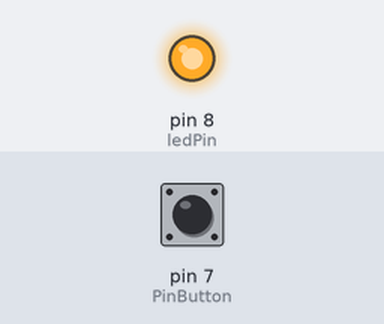
The sketch below on a simulated Arduino Uno, built with avr-gcc and run on an emulated ATmega328P. Parts: output pins drawn as LEDs (lit = HIGH). Dashed ring = blinking. Inputs (shaded band) come from the test bench; at power-on: pin 7 (PinButton) HIGH. What the sketch prints to the serial monitor is not drawn.

Above: at 1.3 s.
1.4 s: pin 7 (PinButton) pulled LOW for 0.15 s
At 1.5 s:
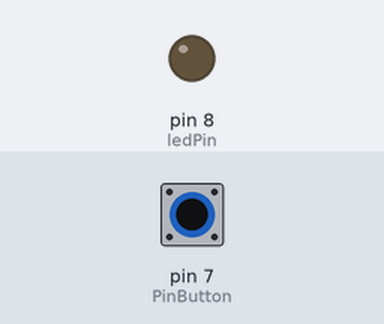
3.1 s: pin 7 (PinButton) pulled LOW for 1 s
At 5.3 s:
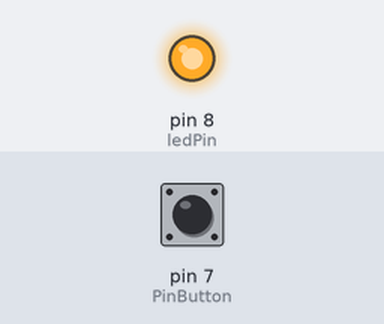
5.6 s: pin 7 (PinButton) pulled LOW for 3.2 s
At 6.7 s:
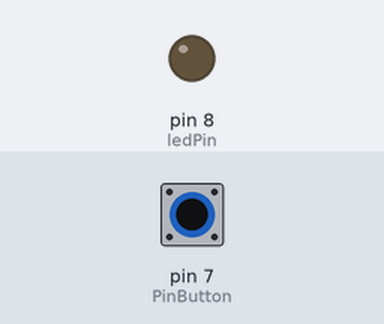
10.3 s: pin 7 (PinButton) pulsed LOW 2 times (0.12 s each, 0.3 s apart)
At 10.56 s:
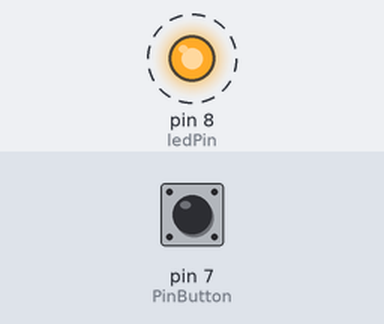
Timing chart, 0 to 13.3 s (numbered marks = the images above; inputs shaded):
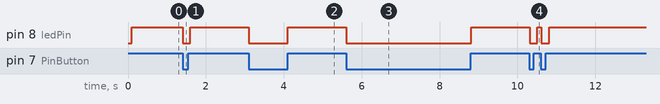

The sketch:

led_switch_button.ino
```cpp
#define PinButton 7 // define pino digital D7
#define ledPin 8    // define pino digital D8

void setup()
{
  pinMode(PinButton, INPUT); // configura D7 como entrada digital
  pinMode(ledPin, OUTPUT);   // configura D8 como saída digital
  Serial.begin(9600);        // monitor serial - velocidade 9600 Bps
  delay(100);                // atraso de 100 milisegundos
}

void loop()
{
  if (digitalRead(PinButton) == LOW) // se botão = nível baixo
  {
    digitalWrite(ledPin, LOW);     // liga LED
    Serial.print("Acendendo Led"); // imprime no monitor serial
  }
  else // senão botão = nível alto
  {
    digitalWrite(ledPin, HIGH);     // desliga LED
    Serial.print("Desligando led"); // imprime no monitor serial
  }
  delay(100); // atraso de 100 milisegundos
}
```

Measured:
- after the input at 1.4 s, pin 8 (ledPin): HIGH → LOW at once, → HIGH 0.20 s later
- after the input at 3.1 s, pin 8 (ledPin): HIGH → LOW at once, → HIGH 1.0 s later
- after the input at 5.6 s, pin 8 (ledPin): HIGH → LOW at once, → HIGH 3.2 s later
- after the input at 10.3 s, pin 8 (ledPin): alternates HIGH for 0.10 s and LOW for 0.20 s, 4 changes in all, then stays HIGH, starting at once
